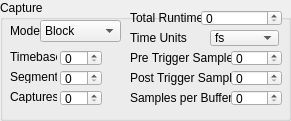
   <widget class="QGroupBox" name="captureBox">
    <property name="geometry">
     <rect>
      <x>500</x>
      <y>0</y>
      <width>291</width>
      <height>121</height>
     </rect>
    </property>
    <property name="title">
     <string>Capture</string>
    </property>
    <widget class="QComboBox" name="modeComboBox">
     <property name="geometry">
      <rect>
       <x>40</x>
       <y>20</y>
       <width>81</width>
       <height>22</height>
      </rect>
     </property>
     <item>
      <property name="text">
       <string>Block</string>
      </property>
     </item>
     <item>
      <property name="text">
       <string>Rapid Block</string>
      </property>
     </item>
     <item>
      <property name="text">
       <string>Streaming</string>
      </property>
     </item>
    </widget>
    <widget class="QLabel" name="modeLabel">
     <property name="geometry">
      <rect>
       <x>10</x>
       <y>20</y>
       <width>31</width>
       <height>21</height>
      </rect>
     </property>
     <property name="text">
      <string>Mode</string>
     </property>
    </widget>
    <widget class="QLabel" name="preTriggerSamplesLabel">
     <property name="geometry">
      <rect>
       <x>130</x>
       <y>50</y>
       <width>101</width>
       <height>16</height>
      </rect>
     </property>
     <property name="text">
      <string>Pre Trigger Samples</string>
     </property>
    </widget>
    <widget class="QLabel" name="postTriggerSamplesLabel">
     <property name="geometry">
      <rect>
       <x>130</x>
       <y>70</y>
       <width>101</width>
       <height>16</height>
      </rect>
     </property>
     <property name="text">
      <string>Post Trigger Samples</string>
     </property>
    </widget>
    <widget class="QSpinBox" name="preTriggerSamplesSpinBox">
     <property name="enabled">
      <bool>true</bool>
     </property>
     <property name="geometry">
      <rect>
       <x>231</x>
       <y>50</y>
       <width>51</width>
       <height>16</height>
      </rect>
     </property>
     <property name="autoFillBackground">
      <bool>false</bool>
     </property>
     <property name="readOnly">
      <bool>false</bool>
     </property>
     <property name="showGroupSeparator" stdset="0">
      <bool>false</bool>
     </property>
     <property name="maximum">
      <number>999999</number>
     </property>
    </widget>
    <widget class="QSpinBox" name="postTriggerSamplesSpinBox">
     <property name="geometry">
      <rect>
       <x>231</x>
       <y>70</y>
       <width>51</width>
       <height>16</height>
      </rect>
     </property>
     <property name="maximum">
      <number>999999</number>
     </property>
    </widget>
    <widget class="QLabel" name="timebaseLabel">
     <property name="geometry">
      <rect>
       <x>10</x>
       <y>50</y>
       <width>47</width>
       <height>13</height>
      </rect>
     </property>
     <property name="text">
      <string>Timebase</string>
     </property>
    </widget>
    <widget class="QSpinBox" name="timebaseSpinBox">
     <property name="geometry">
      <rect>
       <x>60</x>
       <y>50</y>
       <width>42</width>
       <height>16</height>
      </rect>
     </property>
     <property name="maximum">
      <number>999999</number>
     </property>
    </widget>
    <widget class="QLabel" name="segmentsLabel">
     <property name="geometry">
      <rect>
       <x>10</x>
       <y>70</y>
       <width>47</width>
       <height>13</height>
      </rect>
     </property>
     <property name="text">
      <string>Segments</string>
     </property>
    </widget>
    <widget class="QLabel" name="capturesLabel">
     <property name="geometry">
      <rect>
       <x>10</x>
       <y>90</y>
       <width>47</width>
       <height>13</height>
      </rect>
     </property>
     <property name="text">
      <string>Captures</string>
     </property>
    </widget>
    <widget class="QSpinBox" name="segmentsSpinBox">
     <property name="geometry">
      <rect>
       <x>60</x>
       <y>70</y>
       <width>42</width>
       <height>16</height>
      </rect>
     </property>
     <property name="maximum">
      <number>999999</number>
     </property>
    </widget>
    <widget class="QSpinBox" name="capturesSpinBox">
     <property name="geometry">
      <rect>
       <x>60</x>
       <y>90</y>
       <width>42</width>
       <height>16</height>
      </rect>
     </property>
     <property name="maximum">
      <number>999999</number>
     </property>
    </widget>
    <widget class="QLabel" name="timeUnitsLabel">
     <property name="geometry">
      <rect>
       <x>130</x>
       <y>30</y>
       <width>71</width>
       <height>16</height>
      </rect>
     </property>
     <property name="text">
      <string>Time Units</string>
     </property>
    </widget>
    <widget class="QLabel" name="totalRuntimeLabel">
     <property name="geometry">
      <rect>
       <x>130</x>
       <y>10</y>
       <width>81</width>
       <height>16</height>
      </rect>
     </property>
     <property name="text">
      <string>Total Runtime</string>
     </property>
    </widget>
    <widget class="QSpinBox" name="totalRuntimeSpinBox">
     <property name="geometry">
      <rect>
       <x>201</x>
       <y>10</y>
       <width>81</width>
       <height>16</height>
      </rect>
     </property>
     <property name="maximum">
      <number>999999999</number>
     </property>
    </widget>
    <widget class="QComboBox" name="timeUnitsComboBox">
     <property name="geometry">
      <rect>
       <x>210</x>
       <y>30</y>
       <width>69</width>
       <height>16</height>
      </rect>
     </property>
     <item>
      <property name="text">
       <string>fs</string>
      </property>
     </item>
     <item>
      <property name="text">
       <string>ps</string>
      </property>
     </item>
     <item>
      <property name="text">
       <string>ns</string>
      </property>
     </item>
     <item>
      <property name="text">
       <string>μs</string>
      </property>
     </item>
     <item>
      <property name="text">
       <string>ms</string>
      </property>
     </item>
     <item>
      <property name="text">
       <string>s</string>
      </property>
     </item>
    </widget>
    <widget class="QLabel" name="samplesPerBufferLabel">
     <property name="geometry">
      <rect>
       <x>130</x>
       <y>90</y>
       <width>101</width>
       <height>16</height>
      </rect>
     </property>
     <property name="text">
      <string>Samples per Buffer</string>
     </property>
    </widget>
    <widget class="QSpinBox" name="samplesPerBufferSpinBox">
     <property name="geometry">
      <rect>
       <x>231</x>
       <y>90</y>
       <width>51</width>
       <height>16</height>
      </rect>
     </property>
     <property name="maximum">
      <number>999999</number>
     </property>
    </widget>
   </widget>
